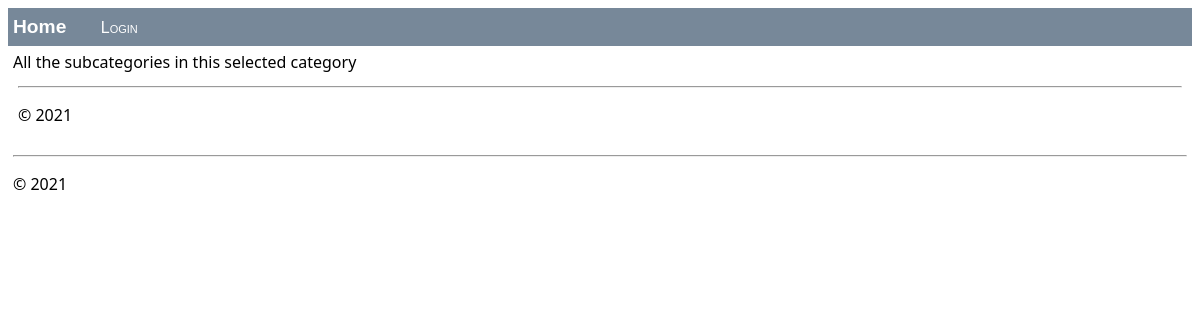
Page /fitness/ on the earlier database version.
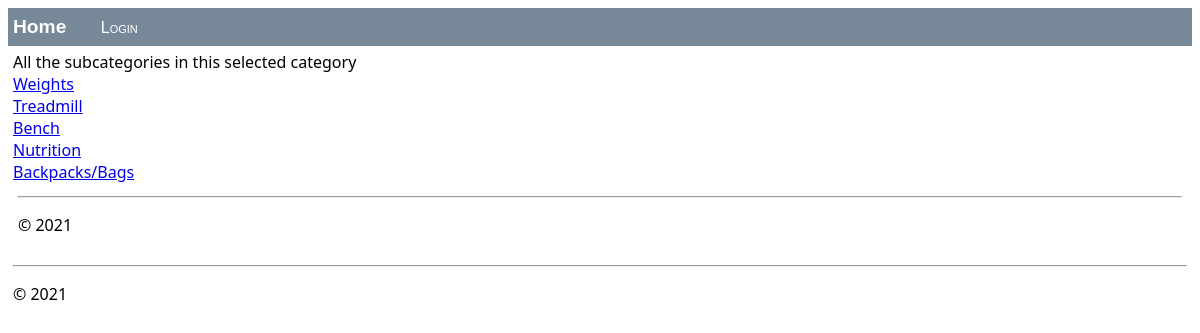
Same page on the later database version.
### webstore/models.py (models this page shows, shortened)
class SubCategory(models.Model):
    subCategoryID = models.BigAutoField(primary_key=True, unique=True)
    categoryID = models.ForeignKey(Category, on_delete=models.CASCADE)
    name = models.CharField(max_length=300)
    urlName = models.CharField(max_length=300, default="defaultValue")

### webstore/views/views.py (the view)
# urls.py: path("fitness/", views.products, name="fitness"),
def products(request):
    if("subcategory" in request.GET.keys()):
        fillProducts(request)
        return render(request, "webstore/subcategory.html", products_dict)
    elif("product" in request.GET.keys()):
        fillProduct(request.GET["product"])
        return render(request, "webstore/product.html", product_dict)
    else:
        if(request.path == "/household-appliances/"):
            return render(request, "webstore/categories/household-appliances.html",subCategories_dict)
        elif(request.path == "/fashion/"):
            return render(request, "webstore/categories/fashion.html", subCategories_dict)
        elif(request.path == "/fitness/"):
            return render(request, "webstore/categories/fitness.html", subCategories_dict)
        elif(request.path == "/yard-tools/"):
            return render(request, "webstore/categories/yard-tools.html", subCategories_dict)
        elif(request.path == "/audio-video/"):
            return render(request, "webstore/categories/audio-video.html", subCategories_dict)
        return render(request, "webstore/categories/products.html", subCategories_dict)

### webstore/templates/webstore/categories/fitness.html (shortened to what this page needs)
{% extends "webstore/layout.html" %}
{% block content %}
<div>All the subcategories in this selected category</div>
{% for subCategory in fitness %}
    <div><a href=?subcategory={{subCategory.urlName}}>{{subCategory.name}}</a></div>
{% endfor %}
{% include "webstore/footer.html" %}
{% endblock %}

Differences in the rows shown:
added SubCategory: name "Weights"
added SubCategory: name "Treadmill"
added SubCategory: name "Bench"
added SubCategory: name "Nutrition"
added SubCategory: name "Backpacks/Bags"
